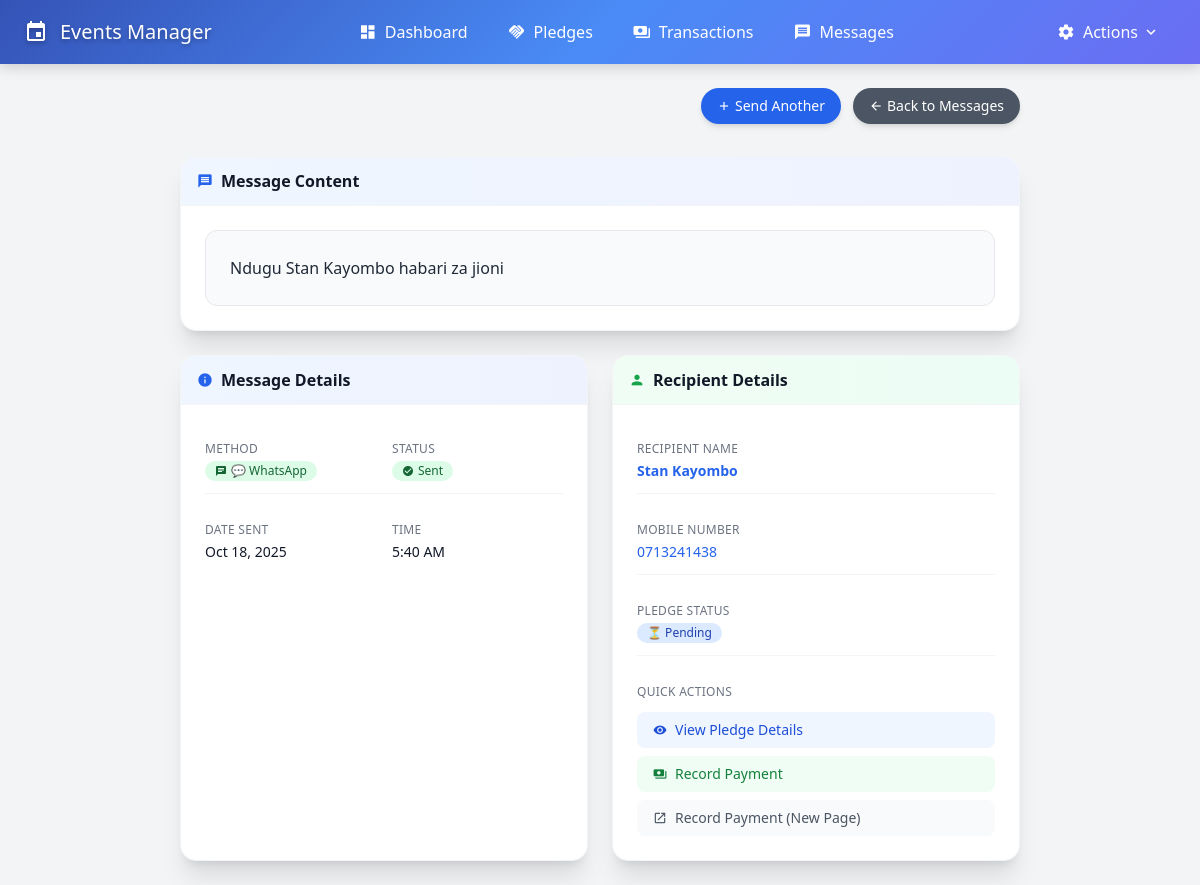
The app's page /messages/61/ with its own data.
### events/models.py (models this page shows, shortened)
class Messages(models.Model):
    MESSAGE_METHODS = [
        ('sms', '📱 SMS'),
        ('whatsapp', '💬 WhatsApp'),
        ('email', '✉️ Email'),
        ('voice_call', '📞 Voice Call'),
        ('in_person', '🤝 In Person'),
    ]
    MESSAGE_STATUS = [
        ('queued', '🕐 Queued'),
        ('pending', '⏳ Pending'),
        ('sent', '📤 Sent'),
        ('delivered', '📥 Delivered'),
        ('failed', '❌ Failed'),
        ('read', '👁️ Read'),
    ]
    pledge = models.ForeignKey(
        Pledges,
        on_delete=models.CASCADE,
        related_name='messages',
        verbose_name="Related Pledge",
        help_text="The pledge this message relates to"
    )
    message = models.TextField(
        verbose_name="Message Content",
        help_text="Content of the message sent"
    )
    method = models.CharField(
        max_length=20,
        choices=MESSAGE_METHODS,
        verbose_name="Communication Method",
        help_text="How the message was sent"
    )
    status = models.CharField(
        max_length=20,
        choices=MESSAGE_STATUS,
        default='pending',
        verbose_name="Message Status",
        help_text="Current status of the message"
    )
    created_at = models.DateTimeField(
        auto_now_add=True,
        verbose_name="Sent At"
    )
    updated_at = models.DateTimeField(
        auto_now=True,
        verbose_name="Last Updated"
    )
    class Meta:
        db_table = 'messages'
        verbose_name = 'Message'
        verbose_name_plural = 'Messages'
        ordering = ['-created_at']
        indexes = [
            models.Index(fields=['pledge']),
            models.Index(fields=['method']),
            models.Index(fields=['status']),
            models.Index(fields=['created_at']),
        ]

class Pledges(models.Model):
    STATUS_CHOICES = [
        ('new', '🆕 New'),
        ('pending', '⏳ Pending'),
        ('partial', '📊 Partial Payment'),
        ('completed', '✅ Completed'),
        ('cancelled', '❌ Cancelled'),
    ]
    phone_regex = RegexValidator(
        regex=r'^\+?255[67]\d{8}$|^\+?0[67]\d{8}$',
        message="Phone number must be a valid Tanzanian number (e.g., +255123456789 or 0123456789)"
    )
    event_id = models.CharField(
        max_length=100,
        verbose_name="Event ID",
        help_text="Unique identifier for the event"
    )
    name = models.CharField(
        max_length=200,
        verbose_name="Full Name",
        help_text="Full name of the person making the pledge"
    )
    mobile_number = models.CharField(
        validators=[phone_regex],
        max_length=17,
        verbose_name="Mobile Number",
        help_text="Tanzanian mobile number (e.g., +255123456789)"
    )
    pledge = models.DecimalField(
        max_digits=12,
        decimal_places=2,
        verbose_name="Pledge Amount",
        help_text="Total amount pledged (TSH)"
    )
    amount_paid = models.DecimalField(
        max_digits=12,
        decimal_places=2,
        default=Decimal('0.00'),
        verbose_name="Amount Paid",
        help_text="Total amount paid so far (TSH)"
    )
    status = models.CharField(
        max_length=20,
        choices=STATUS_CHOICES,
        default='new',
        verbose_name="Pledge Status",
        help_text="Current status of the pledge"
    )
    whatsapp_status = models.BooleanField(
        default=False,
        verbose_name="Is WhatsApp Number?",
        help_text="Whether this mobile number supports WhatsApp"
    )
    created_at = models.DateTimeField(
        auto_now_add=True,
        verbose_name="Created At"
    )
    updated_at = models.DateTimeField(
        auto_now=True,
        verbose_name="Last Updated"
    )
    class Meta:
        db_table = 'pledges'
        verbose_name = 'Pledge'
        verbose_name_plural = 'Pledges'
        ordering = ['-created_at', 'name']
        indexes = [
            models.Index(fields=['event_id']),
            models.Index(fields=['status']),
            models.Index(fields=['created_at']),
        ]

### events/views.py (the view)
# urls.py: path('messages/<int:message_id>/', views.message_detail, name='message_detail'),
def message_detail(request, message_id):
    message = get_object_or_404(Messages, id=message_id)
    context = {'message': message}
    return render(request, 'events/message_detail.html', context)

### events/templates/events/message_detail.html (shortened to what this page needs)
{% extends 'events/base.html' %}
{% load humanize %}
{% block content %}
<div class="flex flex-col md:flex-row justify-between items-start md:items-center mb-8">
    <div class="mt-4 md:mt-0 flex space-x-3">
        <button onclick="openModal('{% url 'events:message_create' %}?pledge_id={{ message.pledge.id }}&modal=1')"
                class="inline-flex items-center px-4 py-2 bg-blue-600 hover:bg-blue-700 text-white font-medium text-sm rounded-full shadow-md hover:shadow-lg transform hover:-translate-y-0.5 transition-all duration-200 focus:outline-none focus:ring-2 focus:ring-blue-500 focus:ring-offset-2">
            <span class="material-icons mr-1 text-sm">add</span>Send Another
        </button>
        <a href="{% url 'events:message_list' %}"
           class="inline-flex items-center px-4 py-2 bg-gray-600 hover:bg-gray-700 text-white font-medium text-sm rounded-full shadow-md hover:shadow-lg transform hover:-translate-y-0.5 transition-all duration-200 focus:outline-none focus:ring-2 focus:ring-gray-500 focus:ring-offset-2">
            <span class="material-icons mr-1 text-sm">arrow_back</span>Back to Messages
        </a>
    </div>
</div>
<div class="mb-6 bg-white rounded-2xl shadow-xl border border-gray-100 overflow-hidden">
    <div class="px-4 py-3 bg-gradient-to-r from-blue-50 to-indigo-50 border-b border-gray-100">
        <h5 class="text-base font-semibold text-gray-900 flex items-center">
            <span class="material-icons mr-2 text-blue-600 text-base">message</span>Message Content
        </h5>
    </div>
    <div class="p-6">
        <div class="bg-gray-50 border border-gray-200 rounded-xl p-6">
            <div class="text-gray-800 leading-relaxed">
                {{ message.message|linebreaks }}
            </div>
        </div>
    </div>
</div>
<div class="grid grid-cols-1 lg:grid-cols-2 gap-6">
    <div class="bg-white rounded-2xl shadow-xl border border-gray-100 overflow-hidden">
        <div class="px-4 py-3 bg-gradient-to-r from-blue-50 to-indigo-50 border-b border-gray-100">
            <h5 class="text-base font-semibold text-gray-900 flex items-center">
                <span class="material-icons mr-2 text-blue-600 text-base">info</span>Message Details
            </h5>
        </div>
        <div class="p-6">
            <div class="space-y-4">
                <div class="grid grid-cols-1 md:grid-cols-2 gap-4 py-3 border-b border-gray-100">
                    <div>
                        <dt class="text-xs text-gray-500 uppercase tracking-wide mb-1">Method</dt>
                        <dd class="flex items-center">
                            {% if message.method == 'sms' %}
                                <span class="inline-flex items-center px-2.5 py-0.5 rounded-full text-xs font-medium bg-blue-100 text-blue-800">
                                    <span class="material-icons mr-1 text-xs">sms</span>{{ message.get_method_display }}
                                </span>
                            {% elif message.method == 'whatsapp' %}
                                <span class="inline-flex items-center px-2.5 py-0.5 rounded-full text-xs font-medium bg-green-100 text-green-800">
                                    <span class="material-icons mr-1 text-xs">chat</span>{{ message.get_method_display }}
                                </span>
                            {% elif message.method == 'email' %}
                                <span class="inline-flex items-center px-2.5 py-0.5 rounded-full text-xs font-medium bg-purple-100 text-purple-800">
                                    <span class="material-icons mr-1 text-xs">email</span>{{ message.get_method_display }}
                                </span>
                            {% else %}
                                <span class="inline-flex items-center px-2.5 py-0.5 rounded-full text-xs font-medium bg-gray-100 text-gray-800">
                                    {{ message.get_method_display }}
                                </span>
                            {% endif %}
                        </dd>
                    </div>
                    <div>
                        <dt class="text-xs text-gray-500 uppercase tracking-wide mb-1">Status</dt>
                        <dd class="flex items-center">
                            {% if message.status == 'sent' %}
                                <span class="inline-flex items-center px-2.5 py-0.5 rounded-full text-xs font-medium bg-green-100 text-green-800">
                                    <span class="material-icons mr-1 text-xs">check_circle</span>Sent
                                </span>
                            {% elif message.status == 'delivered' %}
                                <span class="inline-flex items-center px-2.5 py-0.5 rounded-full text-xs font-medium bg-emerald-100 text-emerald-800">
                                    <span class="material-icons mr-1 text-xs">done_all</span>Delivered
                                </span>
                            {% elif message.status == 'failed' %}
                                <span class="inline-flex items-center px-2.5 py-0.5 rounded-full text-xs font-medium bg-red-100 text-red-800">
                                    <span class="material-icons mr-1 text-xs">error</span>Failed
                                </span>
                            {% elif message.status == 'queued' %}
                                <span class="inline-flex items-center px-2.5 py-0.5 rounded-full text-xs font-medium bg-yellow-100 text-yellow-800">
                                    <span class="material-icons mr-1 text-xs">schedule</span>Queued
                                </span>
                            {% elif message.status == 'pending' %}
                                <span class="inline-flex items-center px-2.5 py-0.5 rounded-full text-xs font-medium bg-blue-100 text-blue-800">
                                    <span class="material-icons mr-1 text-xs">pending</span>Pending
                                </span>
                            {% else %}
                                <span class="inline-flex items-center px-2.5 py-0.5 rounded-full text-xs font-medium bg-gray-100 text-gray-800">
                                    {{ message.get_status_display }}
                                </span>
                            {% endif %}
                        </dd>
                    </div>
                </div>
                <div class="grid grid-cols-1 md:grid-cols-2 gap-4 py-3">
                    <div>
                        <dt class="text-xs text-gray-500 uppercase tracking-wide mb-1">Date Sent</dt>
                        <dd class="text-sm font-medium text-gray-900">{{ message.created_at|date:"M d, Y" }}</dd>
                    </div>
                    <div>
                        <dt class="text-xs text-gray-500 uppercase tracking-wide mb-1">Time</dt>
                        <dd class="text-sm font-medium text-gray-900">{{ message.created_at|time:"g:i A" }}</dd>
                    </div>
                </div>
            </div>
        </div>
    </div>
    <div class="bg-white rounded-2xl shadow-xl border border-gray-100 overflow-hidden">
        <div class="px-4 py-3 bg-gradient-to-r from-green-50 to-emerald-50 border-b border-gray-100">
            <h5 class="text-base font-semibold text-gray-900 flex items-center">
                <span class="material-icons mr-2 text-green-600 text-base">person</span>Recipient Details
            </h5>
        </div>
        <div class="p-6">
            <div class="space-y-4">
                <div class="py-3 border-b border-gray-100">
                    <dt class="text-xs text-gray-500 uppercase tracking-wide mb-1">Recipient Name</dt>
                    <dd class="text-sm font-semibold text-gray-900">
                        <a href="{% url 'events:pledge_detail' message.pledge.id %}" class="text-blue-600 hover:text-blue-800 transition-colors">
                            {{ message.pledge.name }}
                        </a>
                    </dd>
                </div>
                <div class="py-3 border-b border-gray-100">
                    <dt class="text-xs text-gray-500 uppercase tracking-wide mb-1">Mobile Number</dt>
                    <dd class="text-sm font-medium text-gray-900">
                        <a href="tel:{{ message.pledge.mobile_number }}" class="text-blue-600 hover:text-blue-800 transition-colors">
                            {{ message.pledge.mobile_number }}
                        </a>
                    </dd>
                </div>
                <div class="py-3 border-b border-gray-100">
                    <dt class="text-xs text-gray-500 uppercase tracking-wide mb-1">Pledge Status</dt>
                    <dd class="flex items-center">
                        {% if message.pledge.status == 'completed' %}
                            <span class="inline-flex items-center px-2.5 py-0.5 rounded-full text-xs font-medium bg-green-100 text-green-800">
                                ✅ Completed
                            </span>
                        {% elif message.pledge.status == 'partial' %}
                            <span class="inline-flex items-center px-2.5 py-0.5 rounded-full text-xs font-medium bg-yellow-100 text-yellow-800">
                                📊 Partial
                            </span>
                        {% elif message.pledge.status == 'pending' %}
                            <span class="inline-flex items-center px-2.5 py-0.5 rounded-full text-xs font-medium bg-blue-100 text-blue-800">
                                ⏳ Pending
                            </span>
                        {% elif message.pledge.status == 'new' %}
                            <span class="inline-flex items-center px-2.5 py-0.5 rounded-full text-xs font-medium bg-purple-100 text-purple-800">
                                🆕 New
                            </span>
                        {% else %}
                            <span class="inline-flex items-center px-2.5 py-0.5 rounded-full text-xs font-medium bg-gray-100 text-gray-800">
                                {{ message.pledge.get_status_display }}
                            </span>
                        {% endif %}
                    </dd>
                </div>
                <div class="pt-3">
                    <dt class="text-xs text-gray-500 uppercase tracking-wide mb-3">Quick Actions</dt>
                    <div class="space-y-2">
                        <a href="{% url 'events:pledge_detail' message.pledge.id %}"
                           class="flex items-center w-full px-4 py-2 text-sm text-blue-700 bg-blue-50 hover:bg-blue-100 rounded-lg transition-colors">
                            <span class="material-icons mr-2 text-sm">visibility</span>View Pledge Details
                        </a>
                        <button onclick="openModal('{% url 'events:transaction_create' %}?pledge_id={{ message.pledge.id }}&modal=1')"
                                class="flex items-center w-full px-4 py-2 text-sm text-green-700 bg-green-50 hover:bg-green-100 rounded-lg transition-colors cursor-pointer border-0">
                            <span class="material-icons mr-2 text-sm">payments</span>Record Payment
                        </button>
                        <a href="{% url 'events:transaction_create' %}?pledge_id={{ message.pledge.id }}"
                           class="flex items-center w-full px-4 py-2 text-sm text-gray-600 bg-gray-50 hover:bg-gray-100 rounded-lg transition-colors text-center">
                            <span class="material-icons mr-2 text-sm">open_in_new</span>Record Payment (New Page)
                        </a>
                    </div>
                </div>
            </div>
        </div>
    </div>
</div>
{% endblock %}

### records on screen
Messages: message "Ndugu Stan Kayombo habari za jioni", method "💬 WhatsApp", created_at "Oct 18, 2025", created_at "5:40 AM", pledge.name "Stan Kayombo", pledge.mobile_number "0713241438"
